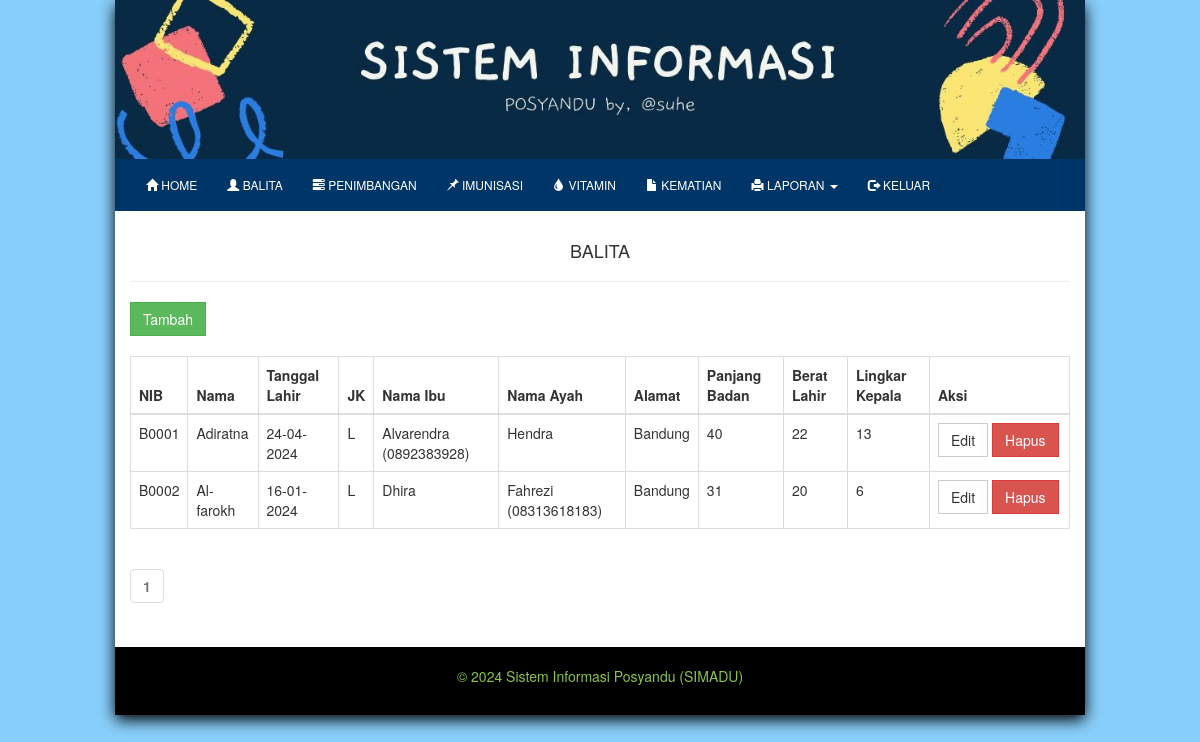
Page /index.php?module=dataanak (signed in) on the committed database.
### tables this page shows
CREATE TABLE `anak` (
  `id_anak` varchar(20) NOT NULL,
  `nama_anak` varchar(100) NOT NULL,
  `tanggal_lahir` date NOT NULL,
  `jenis_kelamin` varchar(15) NOT NULL,
  `nama_ibu` varchar(50) NOT NULL,
  `nama_ayah` varchar(50) NOT NULL,
  `alamat` varchar(255) NOT NULL,
  `panjang_badan` int(11) NOT NULL,
  `berat_lahir` int(11) NOT NULL,
  `lingkar_kepala` int(11) NOT NULL
);

### content/data_anak.php (the view, shortened to what this page needs)
<?php
if ($_GET['act']==''){?>
<div class="col-md-12">
<h4 style="text-align: center;">BALITA</h4><hr>
<a href="?module=dataanak&act=tambah" class="btn btn-success ">Tambah</a><br><br>
      <?php
      $query = mysql_query("SELECT COUNT(*) jumData from anak");
      $data = mysql_fetch_array($query);
      $jumlahData = $data["jumData"];
      $dataperPage = 5;
        if(isset($_GET['hal']))
        {
        $noPage= $_GET['hal'];
        }
        else
        {
        $noPage=1;
        }
      $offset = ($noPage-1)*$dataperPage;
      ?>
<div class="table-responsive">
<table class="table table-bordered">
  <thead>
    <tr>
      <th>NIB</th>
      <th>Nama</th>
      <th>Tanggal Lahir</th>
      <th>JK</th>
      <th>Nama Ibu</th>
      <th>Nama Ayah</th>
      <th>Alamat</th>
      <th>Panjang Badan</th>
      <th>Berat Lahir</th>
      <th>Lingkar Kepala</th>
      <th width="140">Aksi</th>
    </tr>
  </thead>
  <tbody>
  <?php
  $tampil=mysql_query("SELECT id_anak,
                              nama_anak,
                              DATE_FORMAT(tanggal_lahir, '%d-%m-%Y') as tanggal,
                              jenis_kelamin,
                              nama_ibu,
                              nama_ayah,
                              alamat,
                              panjang_badan,
                              berat_lahir,
                              lingkar_kepala  FROM anak limit  $offset, $dataperPage");
    while($row=mysql_fetch_array($tampil)){
  ?>
    <tr>
        <td><?php echo $row['id_anak'];?></td>
      <td><?php echo $row['nama_anak'];?></td>
      <td><?php echo $row['tanggal'];?></td>
      <td><?php echo $row['jenis_kelamin'];?></td>
      <td><?php echo $row['nama_ibu'];?></td>
      <td><?php echo $row['nama_ayah'];?></td>
      <td><?php echo $row['alamat'];?></td>
      <td><?php echo $row['panjang_badan'];?></td>
      <td><?php echo $row['berat_lahir'];?></td>
      <td><?php echo $row['lingkar_kepala'];?></td>
      <td><a href="?module=dataanak&act=edit&id=<?php echo $row[id_anak];?>" class="btn btn-default">Edit</a> <a href="content/aksi_anak.php?module=anak&act=hapus&id=<?php echo $row[id_anak];?>" onclick="return confirm('Apakah anda yakin akan menghapus data ini?')"  class="btn btn-danger">Hapus</a></td>
    </tr>
  <?php } ?>
  </tbody>
</table>
<nav>
        <ul class="pagination ">
        <?php include 'content/view_anak.php';?>
        </ul>
        </nav>
</div>
<br>
</div>
<?php } ?>

### index.php (shortened to what this page needs)
<!DOCTYPE html>
<html lang="en">
<head>
<link href="css/bootstrap.min.css" rel="stylesheet">
<link href="css/style.css" rel="stylesheet">
<link href="css/style.css" rel="stylesheet">
</head>
<body>
<div class="container">
	<div class="row">
		<div class="col-md-12">
			<header>
				<img width='100%' src="banner.jpg">
				<nav class="navbar navbar-default navbar-default">
						<div id="navbar" class="navbar-collapse collapse">
						          <?php if($_SESSION[nama_admin]) {
				?>
							<ul class="nav navbar-nav">
								<li ><a href="?module=home"><i class="glyphicon glyphicon-home"></i>  Home</a></li>
								<li><a href="?module=dataanak"><i class="glyphicon glyphicon-user"></i> Balita</a></li>
								<li><a href="?module=penimbangan"><i class="glyphicon glyphicon-tasks"></i> Penimbangan</a></li>
								<li><a href="?module=imunisasi"><i class="glyphicon glyphicon-pushpin"></i> Imunisasi</a></li>
								<li><a href="?module=vitamin"><i class="glyphicon glyphicon-tint"></i>  Vitamin</a></li>
								<li><a href="?module=datakematian"><i class="glyphicon glyphicon-file"></i> kematian</a></li>
								<li class="dropdown">
						          <a href="#" class="dropdown-toggle" data-toggle="dropdown" role="button" aria-haspopup="true" aria-expanded="false"><i class="glyphicon glyphicon-print"></i> Laporan <span class="caret"></span></a>
						        </li>
<?php
						        }
			if($_SESSION[nama_admin]) {
				?>
						<li><a href="logout.php"><i class="glyphicon glyphicon-log-out"></i> Keluar</a></li>
				<?php }?>
							</ul>
						</div>
				</nav>
			</header>
		</div>
	</div>
	<?php include 'content.php';?>
	<div class="row" >
		<div class="col-md-12">
			<footer class="well"><p style="color: #8BC34A;">© 2024 Sistem Informasi Posyandu (SIMADU)</p></footer>
		</div>
	</div>
</div>
</body>
</html>

### content.php
<?php
if ($_GET['module']=='') {
	include 'content/login.php';
}elseif ($_GET['module']=='home') {
	include 'content/home.php';
}elseif ($_GET['module']=='dataanak') {
	include 'content/data_anak.php';
}elseif ($_GET['module']=='penimbangan') {
	include 'content/data_penimbangan.php';
}elseif ($_GET['module']=='vitamin') {
	include 'content/vitamin.php';
}elseif ($_GET['module']=='perbalita') {
	include 'content/perbalita.php';
}elseif ($_GET['module']=='imunisasi') {
	include 'content/imunisasi.php';
}elseif ($_GET['module']=='datakematian') {
	include 'content/data_kematian.php';
}elseif ($_GET['module']=='lapperbalita') {
	include 'content/laporanperbalita.php';
}
?>

### content/view_anak.php (shortened to what this page needs)
<?php
             $jumPage=ceil($jumlahData / $dataperPage);
             for($page = 1; $page <= $jumPage; $page++)
             {
              if ((($page >= $noPage - 3) && ($page <= $noPage + 3)) ||
                  ($page == 1) || ($page == $jumPage))
              {
               if ($page == $noPage){
                echo '<li class="disabled">';
                 echo " <a href='#'><b>".$page."</b></a> ";
                echo '</li>';
               }
               else {
                echo '<li>';
                echo " <a href='?module=dataanak&hal=".$page."'>".$page."</a> ";
                echo '</li>';
               }
              }
             }
            ?>

### css/style.css (style rules this page uses)
body { background:#87CEFA ; }
.container { background: #fff; box-shadow: 0px 5px 15px #000000; border-radius: 5px; border:none; }
footer { text-align: center; }
.navbar-default { background-color: #003568; }
.navbar-default .navbar-nav>li>a { color: #fff; text-transform: uppercase; font-size: 12px; }
.btn { border-radius: 0px; }
@media (min-width: 768px) { .navbar { border-radius: 0px; } }
.well { min-height: 20px; padding: 19px; background-color: #000; -webkit-box-shadow: inset 0 1px 1px rgba(0,0,0,.05); }

### rows in the picture
anak: id_anak "B0001", nama_anak "Adiratna", tanggal "24-04-2024", jenis_kelamin "L", nama_ibu "Alvarendra (0892383928)", nama_ayah "Hendra", alamat "Bandung", panjang_badan "40", berat_lahir "22", lingkar_kepala "13"
anak: id_anak "B0002", nama_anak "Al-farokh", tanggal "16-01-2024", jenis_kelamin "L", nama_ibu "Dhira", nama_ayah "Fahrezi (08313618183)", alamat "Bandung", panjang_badan "31", berat_lahir "20", lingkar_kepala "6"
